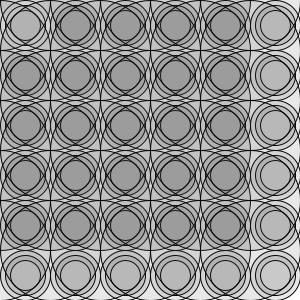
Frame 1 (no input)
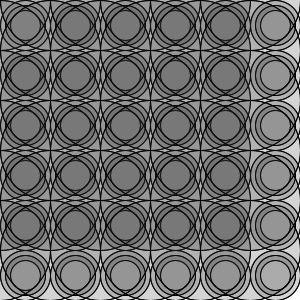
Frame 2 (the mouse pressed at the canvas centre, redrawn once)

The Processing sketch that drew these frames (run headless with seeded random() and noise(); the mouse was pressed at the canvas centre and the sketch redrawn once):

// Processing sketch: processing_85558
// ── processing_85558.pde

void setup()
{
  size(300, 300); 
  background(255); 
  smooth();
}

void draw() 
{

  for (int posX = 25; posX<width; posX = posX+50)
  {

    for (int posY = 25; posY<height; posY = posY+50)
    {
      ellipse(posX, posY, 50, 50);
      ellipse(posX, posY, 40, 40);
      fill(255,50);
      ellipse(posX,posY,30,30);
      fill(60,30);
      ellipse(posX-25,posY-25,100,100);}
  }
  noLoop();
}
